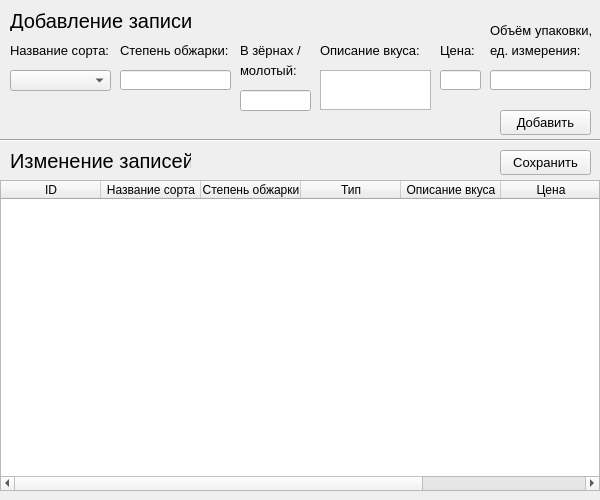
<?xml version="1.0" encoding="UTF-8"?>
<ui version="4.0">
 <class>Form</class>
 <widget class="QWidget" name="Form">
  <property name="geometry">
   <rect>
    <x>0</x>
    <y>0</y>
    <width>600</width>
    <height>500</height>
   </rect>
  </property>
  <property name="windowTitle">
   <string>Добавление/Изменение записей</string>
  </property>
  <widget class="QLabel" name="addLabel">
   <property name="geometry">
    <rect>
     <x>10</x>
     <y>10</y>
     <width>221</width>
     <height>21</height>
    </rect>
   </property>
   <property name="font">
    <font>
     <family>Arial</family>
     <pointsize>15</pointsize>
    </font>
   </property>
   <property name="text">
    <string>Добавление записи</string>
   </property>
  </widget>
  <widget class="QLabel" name="label1">
   <property name="geometry">
    <rect>
     <x>10</x>
     <y>40</y>
     <width>111</width>
     <height>20</height>
    </rect>
   </property>
   <property name="font">
    <font>
     <pointsize>10</pointsize>
    </font>
   </property>
   <property name="text">
    <string>Название сорта:</string>
   </property>
  </widget>
  <widget class="QLabel" name="label2">
   <property name="geometry">
    <rect>
     <x>120</x>
     <y>40</y>
     <width>111</width>
     <height>21</height>
    </rect>
   </property>
   <property name="font">
    <font>
     <pointsize>10</pointsize>
    </font>
   </property>
   <property name="text">
    <string>Степень обжарки:</string>
   </property>
  </widget>
  <widget class="QLineEdit" name="lineEdit2">
   <property name="geometry">
    <rect>
     <x>120</x>
     <y>70</y>
     <width>111</width>
     <height>20</height>
    </rect>
   </property>
   <property name="font">
    <font>
     <pointsize>9</pointsize>
    </font>
   </property>
  </widget>
  <widget class="QLabel" name="label3">
   <property name="geometry">
    <rect>
     <x>240</x>
     <y>40</y>
     <width>71</width>
     <height>21</height>
    </rect>
   </property>
   <property name="font">
    <font>
     <pointsize>10</pointsize>
    </font>
   </property>
   <property name="text">
    <string>В зёрнах /</string>
   </property>
  </widget>
  <widget class="QLineEdit" name="lineEdit3">
   <property name="geometry">
    <rect>
     <x>240</x>
     <y>90</y>
     <width>71</width>
     <height>21</height>
    </rect>
   </property>
   <property name="font">
    <font>
     <pointsize>9</pointsize>
    </font>
   </property>
   <property name="text">
    <string/>
   </property>
  </widget>
  <widget class="QLabel" name="label5">
   <property name="geometry">
    <rect>
     <x>320</x>
     <y>40</y>
     <width>101</width>
     <height>21</height>
    </rect>
   </property>
   <property name="font">
    <font>
     <pointsize>10</pointsize>
    </font>
   </property>
   <property name="text">
    <string>Описание вкуса:</string>
   </property>
  </widget>
  <widget class="QTextEdit" name="textEdit">
   <property name="geometry">
    <rect>
     <x>320</x>
     <y>70</y>
     <width>111</width>
     <height>40</height>
    </rect>
   </property>
   <property name="font">
    <font>
     <pointsize>9</pointsize>
    </font>
   </property>
   <property name="html">
    <string>&lt;!DOCTYPE HTML PUBLIC &quot;-//W3C//DTD HTML 4.0//EN&quot; &quot;http://www.w3.org/TR/REC-html40/strict.dtd&quot;&gt;
&lt;html&gt;&lt;head&gt;&lt;meta name=&quot;qrichtext&quot; content=&quot;1&quot; /&gt;&lt;style type=&quot;text/css&quot;&gt;
p, li { white-space: pre-wrap; }
&lt;/style&gt;&lt;/head&gt;&lt;body style=&quot; font-family:'MS Shell Dlg 2'; font-size:9pt; font-weight:400; font-style:normal;&quot;&gt;
&lt;p style=&quot;-qt-paragraph-type:empty; margin-top:0px; margin-bottom:0px; margin-left:0px; margin-right:0px; -qt-block-indent:0; text-indent:0px; font-size:8.25pt;&quot;&gt;&lt;br /&gt;&lt;/p&gt;&lt;/body&gt;&lt;/html&gt;</string>
   </property>
  </widget>
  <widget class="QLabel" name="label6">
   <property name="geometry">
    <rect>
     <x>440</x>
     <y>40</y>
     <width>41</width>
     <height>21</height>
    </rect>
   </property>
   <property name="font">
    <font>
     <pointsize>10</pointsize>
    </font>
   </property>
   <property name="text">
    <string>Цена:</string>
   </property>
  </widget>
  <widget class="QLineEdit" name="lineEdit4">
   <property name="geometry">
    <rect>
     <x>440</x>
     <y>70</y>
     <width>41</width>
     <height>20</height>
    </rect>
   </property>
   <property name="font">
    <font>
     <pointsize>9</pointsize>
    </font>
   </property>
   <property name="text">
    <string/>
   </property>
  </widget>
  <widget class="QLabel" name="label7">
   <property name="geometry">
    <rect>
     <x>490</x>
     <y>20</y>
     <width>101</width>
     <height>21</height>
    </rect>
   </property>
   <property name="font">
    <font>
     <pointsize>10</pointsize>
    </font>
   </property>
   <property name="text">
    <string>Объём упаковки, </string>
   </property>
  </widget>
  <widget class="QLabel" name="label8">
   <property name="geometry">
    <rect>
     <x>490</x>
     <y>40</y>
     <width>101</width>
     <height>21</height>
    </rect>
   </property>
   <property name="font">
    <font>
     <pointsize>10</pointsize>
    </font>
   </property>
   <property name="text">
    <string>ед. измерения:</string>
   </property>
  </widget>
  <widget class="QLineEdit" name="lineEdit5">
   <property name="geometry">
    <rect>
     <x>490</x>
     <y>70</y>
     <width>101</width>
     <height>20</height>
    </rect>
   </property>
   <property name="font">
    <font>
     <pointsize>9</pointsize>
    </font>
   </property>
  </widget>
  <widget class="QLabel" name="editLabel">
   <property name="geometry">
    <rect>
     <x>10</x>
     <y>150</y>
     <width>181</width>
     <height>21</height>
    </rect>
   </property>
   <property name="font">
    <font>
     <family>Arial</family>
     <pointsize>15</pointsize>
    </font>
   </property>
   <property name="text">
    <string>Изменение записей</string>
   </property>
  </widget>
  <widget class="Line" name="line">
   <property name="geometry">
    <rect>
     <x>0</x>
     <y>130</y>
     <width>601</width>
     <height>20</height>
    </rect>
   </property>
   <property name="lineWidth">
    <number>1</number>
   </property>
   <property name="orientation">
    <enum>Qt::Horizontal</enum>
   </property>
  </widget>
  <widget class="QTableWidget" name="tableWidget">
   <property name="geometry">
    <rect>
     <x>0</x>
     <y>180</y>
     <width>600</width>
     <height>311</height>
    </rect>
   </property>
   <column>
    <property name="text">
     <string>ID</string>
    </property>
   </column>
   <column>
    <property name="text">
     <string>Название сорта</string>
    </property>
   </column>
   <column>
    <property name="text">
     <string>Степень обжарки</string>
    </property>
   </column>
   <column>
    <property name="text">
     <string>Тип</string>
    </property>
   </column>
   <column>
    <property name="text">
     <string>Описание вкуса</string>
    </property>
   </column>
   <column>
    <property name="text">
     <string>Цена</string>
    </property>
   </column>
   <column>
    <property name="text">
     <string>Объём упаковки</string>
    </property>
   </column>
  </widget>
  <widget class="QPushButton" name="addButton">
   <property name="geometry">
    <rect>
     <x>500</x>
     <y>110</y>
     <width>91</width>
     <height>25</height>
    </rect>
   </property>
   <property name="font">
    <font>
     <family>Arial</family>
     <pointsize>10</pointsize>
    </font>
   </property>
   <property name="text">
    <string>Добавить</string>
   </property>
  </widget>
  <widget class="QComboBox" name="comboBox">
   <property name="geometry">
    <rect>
     <x>10</x>
     <y>70</y>
     <width>101</width>
     <height>21</height>
    </rect>
   </property>
   <property name="font">
    <font>
     <pointsize>9</pointsize>
    </font>
   </property>
  </widget>
  <widget class="QPushButton" name="saveButton">
   <property name="geometry">
    <rect>
     <x>500</x>
     <y>150</y>
     <width>91</width>
     <height>25</height>
    </rect>
   </property>
   <property name="font">
    <font>
     <pointsize>10</pointsize>
    </font>
   </property>
   <property name="text">
    <string>Сохранить</string>
   </property>
  </widget>
  <widget class="QLabel" name="infoLabel2">
   <property name="geometry">
    <rect>
     <x>200</x>
     <y>150</y>
     <width>200</width>
     <height>20</height>
    </rect>
   </property>
   <property name="font">
    <font>
     <family>Calibri</family>
     <pointsize>12</pointsize>
    </font>
   </property>
   <property name="text">
    <string/>
   </property>
   <property name="alignment">
    <set>Qt::AlignCenter</set>
   </property>
  </widget>
  <widget class="QLabel" name="label4">
   <property name="geometry">
    <rect>
     <x>240</x>
     <y>60</y>
     <width>61</width>
     <height>21</height>
    </rect>
   </property>
   <property name="font">
    <font>
     <pointsize>10</pointsize>
    </font>
   </property>
   <property name="text">
    <string>молотый:</string>
   </property>
  </widget>
  <widget class="QLabel" name="infoLabel1">
   <property name="geometry">
    <rect>
     <x>10</x>
     <y>110</y>
     <width>221</width>
     <height>16</height>
    </rect>
   </property>
   <property name="font">
    <font>
     <family>Calibri</family>
     <pointsize>12</pointsize>
    </font>
   </property>
   <property name="text">
    <string/>
   </property>
  </widget>
 </widget>
 <resources/>
 <connections/>
</ui>
